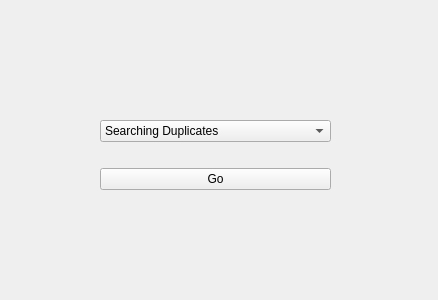
<?xml version="1.0" encoding="UTF-8"?>
<ui version="4.0">
 <class>welcomeWindow</class>
 <widget class="QWidget" name="welcomeWindow">
  <property name="geometry">
   <rect>
    <x>0</x>
    <y>0</y>
    <width>438</width>
    <height>300</height>
   </rect>
  </property>
  <property name="windowTitle">
   <string>Form</string>
  </property>
  <widget class="QWidget" name="">
   <property name="geometry">
    <rect>
     <x>100</x>
     <y>100</y>
     <width>231</width>
     <height>111</height>
    </rect>
   </property>
   <layout class="QVBoxLayout" name="verticalLayout">
    <item>
     <widget class="QComboBox" name="comboBox">
      <item>
       <property name="text">
        <string>Searching Duplicates</string>
       </property>
      </item>
      <item>
       <property name="text">
        <string>Substring in Files</string>
       </property>
      </item>
     </widget>
    </item>
    <item>
     <widget class="QPushButton" name="pushButton">
      <property name="text">
       <string>Go</string>
      </property>
     </widget>
    </item>
   </layout>
  </widget>
 </widget>
 <resources/>
 <connections/>
</ui>
